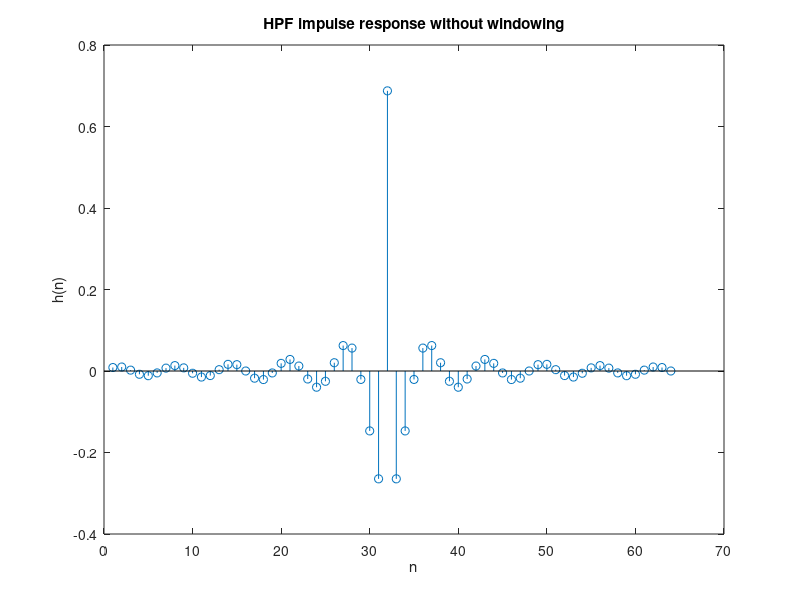

Reproduce this figure in MATLAB. (Note: this script raises an error after producing the figure.)
function [hw]=hpf()

fpass=1500;
fstop=1000;
fs=8000;
d1=0.9;
d2=50;
w=(fpass+fstop)*2*pi/(2*fs);
tb=(fpass-fstop)*2*pi/fs;
N=(8*pi)/tb;
h=zeros(1,N);
for n=1:N
    h(n)=-sin(w*(n-ceil(N/2)))/(pi*(n-ceil(N/2)));
end
h(ceil(N/2))=1-(w/pi);
figure
stem(h)
xlabel('n');
ylabel('h(n)');
title('HPF impulse response without windowing');
fvtool(h);
hold on;
title('HPF without windowing');
for x=1:N
    w(x)=0.54-0.46*(1-cos((2*pi*x/(N-1))));
end
figure
stem(w);
title('Hamming window');
xlabel('n');
ylabel('w(n)');
hw=(h.*w);
figure
stem(hw)
xlabel('n');
ylabel('h(n)');
title('Impulse response after windowing');
fvtool(hw);
xlabel('n');
ylabel('h(n)');
title('HPF after windowing');